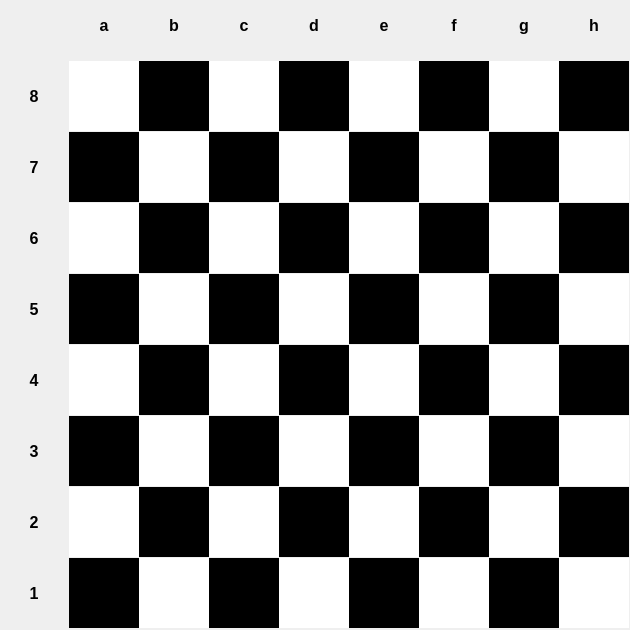
<?xml version="1.0" encoding="UTF-8"?>
<ui version="4.0">
 <class>Form_Board</class>
 <widget class="QWidget" name="Form_Board">
  <property name="geometry">
   <rect>
    <x>0</x>
    <y>0</y>
    <width>630</width>
    <height>630</height>
   </rect>
  </property>
  <property name="minimumSize">
   <size>
    <width>630</width>
    <height>630</height>
   </size>
  </property>
  <property name="maximumSize">
   <size>
    <width>630</width>
    <height>630</height>
   </size>
  </property>
  <property name="windowTitle">
   <string>Form</string>
  </property>
  <widget class="QWidget" name="gridLayoutWidget">
   <property name="geometry">
    <rect>
     <x>-1</x>
     <y>-11</y>
     <width>632</width>
     <height>641</height>
    </rect>
   </property>
   <layout class="QGridLayout" name="gameGridLayout">
    <property name="spacing">
     <number>0</number>
    </property>
    <item row="0" column="0">
     <widget class="QLabel" name="label_nothing">
      <property name="minimumSize">
       <size>
        <width>70</width>
        <height>70</height>
       </size>
      </property>
      <property name="maximumSize">
       <size>
        <width>70</width>
        <height>70</height>
       </size>
      </property>
      <property name="font">
       <font>
        <pointsize>12</pointsize>
        <weight>75</weight>
        <bold>true</bold>
       </font>
      </property>
      <property name="text">
       <string/>
      </property>
      <property name="alignment">
       <set>Qt::AlignCenter</set>
      </property>
     </widget>
    </item>
    <item row="0" column="1">
     <widget class="QLabel" name="label_col_a">
      <property name="minimumSize">
       <size>
        <width>70</width>
        <height>70</height>
       </size>
      </property>
      <property name="maximumSize">
       <size>
        <width>70</width>
        <height>70</height>
       </size>
      </property>
      <property name="font">
       <font>
        <pointsize>12</pointsize>
        <weight>75</weight>
        <bold>true</bold>
       </font>
      </property>
      <property name="text">
       <string>a</string>
      </property>
      <property name="alignment">
       <set>Qt::AlignCenter</set>
      </property>
     </widget>
    </item>
    <item row="0" column="2">
     <widget class="QLabel" name="label_col_b">
      <property name="minimumSize">
       <size>
        <width>70</width>
        <height>70</height>
       </size>
      </property>
      <property name="maximumSize">
       <size>
        <width>70</width>
        <height>70</height>
       </size>
      </property>
      <property name="font">
       <font>
        <pointsize>12</pointsize>
        <weight>75</weight>
        <bold>true</bold>
       </font>
      </property>
      <property name="text">
       <string>b</string>
      </property>
      <property name="alignment">
       <set>Qt::AlignCenter</set>
      </property>
     </widget>
    </item>
    <item row="0" column="3">
     <widget class="QLabel" name="label_col_c">
      <property name="minimumSize">
       <size>
        <width>70</width>
        <height>70</height>
       </size>
      </property>
      <property name="maximumSize">
       <size>
        <width>70</width>
        <height>70</height>
       </size>
      </property>
      <property name="font">
       <font>
        <pointsize>12</pointsize>
        <weight>75</weight>
        <bold>true</bold>
       </font>
      </property>
      <property name="text">
       <string>c</string>
      </property>
      <property name="alignment">
       <set>Qt::AlignCenter</set>
      </property>
     </widget>
    </item>
    <item row="0" column="4">
     <widget class="QLabel" name="label_col_d">
      <property name="minimumSize">
       <size>
        <width>70</width>
        <height>70</height>
       </size>
      </property>
      <property name="maximumSize">
       <size>
        <width>70</width>
        <height>70</height>
       </size>
      </property>
      <property name="font">
       <font>
        <pointsize>12</pointsize>
        <weight>75</weight>
        <bold>true</bold>
       </font>
      </property>
      <property name="text">
       <string>d</string>
      </property>
      <property name="alignment">
       <set>Qt::AlignCenter</set>
      </property>
     </widget>
    </item>
    <item row="0" column="5">
     <widget class="QLabel" name="label_col_e">
      <property name="minimumSize">
       <size>
        <width>70</width>
        <height>70</height>
       </size>
      </property>
      <property name="maximumSize">
       <size>
        <width>70</width>
        <height>70</height>
       </size>
      </property>
      <property name="font">
       <font>
        <pointsize>12</pointsize>
        <weight>75</weight>
        <bold>true</bold>
       </font>
      </property>
      <property name="text">
       <string>e</string>
      </property>
      <property name="alignment">
       <set>Qt::AlignCenter</set>
      </property>
     </widget>
    </item>
    <item row="0" column="6">
     <widget class="QLabel" name="label_col_f">
      <property name="minimumSize">
       <size>
        <width>70</width>
        <height>70</height>
       </size>
      </property>
      <property name="maximumSize">
       <size>
        <width>70</width>
        <height>70</height>
       </size>
      </property>
      <property name="font">
       <font>
        <pointsize>12</pointsize>
        <weight>75</weight>
        <bold>true</bold>
       </font>
      </property>
      <property name="text">
       <string>f</string>
      </property>
      <property name="alignment">
       <set>Qt::AlignCenter</set>
      </property>
     </widget>
    </item>
    <item row="0" column="7">
     <widget class="QLabel" name="label_col_g">
      <property name="minimumSize">
       <size>
        <width>70</width>
        <height>70</height>
       </size>
      </property>
      <property name="maximumSize">
       <size>
        <width>70</width>
        <height>70</height>
       </size>
      </property>
      <property name="font">
       <font>
        <pointsize>12</pointsize>
        <weight>75</weight>
        <bold>true</bold>
       </font>
      </property>
      <property name="text">
       <string>g</string>
      </property>
      <property name="alignment">
       <set>Qt::AlignCenter</set>
      </property>
     </widget>
    </item>
    <item row="0" column="8">
     <widget class="QLabel" name="label_col_h">
      <property name="minimumSize">
       <size>
        <width>70</width>
        <height>70</height>
       </size>
      </property>
      <property name="maximumSize">
       <size>
        <width>70</width>
        <height>70</height>
       </size>
      </property>
      <property name="font">
       <font>
        <pointsize>12</pointsize>
        <weight>75</weight>
        <bold>true</bold>
       </font>
      </property>
      <property name="text">
       <string>h</string>
      </property>
      <property name="alignment">
       <set>Qt::AlignCenter</set>
      </property>
     </widget>
    </item>
    <item row="1" column="0">
     <widget class="QLabel" name="label_row_8">
      <property name="minimumSize">
       <size>
        <width>70</width>
        <height>70</height>
       </size>
      </property>
      <property name="maximumSize">
       <size>
        <width>70</width>
        <height>70</height>
       </size>
      </property>
      <property name="font">
       <font>
        <pointsize>12</pointsize>
        <weight>75</weight>
        <bold>true</bold>
       </font>
      </property>
      <property name="text">
       <string>8</string>
      </property>
      <property name="alignment">
       <set>Qt::AlignCenter</set>
      </property>
     </widget>
    </item>
    <item row="2" column="0">
     <widget class="QLabel" name="label_row_7">
      <property name="minimumSize">
       <size>
        <width>70</width>
        <height>70</height>
       </size>
      </property>
      <property name="maximumSize">
       <size>
        <width>70</width>
        <height>70</height>
       </size>
      </property>
      <property name="font">
       <font>
        <pointsize>12</pointsize>
        <weight>75</weight>
        <bold>true</bold>
       </font>
      </property>
      <property name="text">
       <string>7</string>
      </property>
      <property name="alignment">
       <set>Qt::AlignCenter</set>
      </property>
     </widget>
    </item>
    <item row="3" column="0">
     <widget class="QLabel" name="label_raw_6">
      <property name="minimumSize">
       <size>
        <width>70</width>
        <height>70</height>
       </size>
      </property>
      <property name="maximumSize">
       <size>
        <width>70</width>
        <height>70</height>
       </size>
      </property>
      <property name="font">
       <font>
        <pointsize>12</pointsize>
        <weight>75</weight>
        <bold>true</bold>
       </font>
      </property>
      <property name="text">
       <string>6</string>
      </property>
      <property name="alignment">
       <set>Qt::AlignCenter</set>
      </property>
     </widget>
    </item>
    <item row="4" column="0">
     <widget class="QLabel" name="label_row_5">
      <property name="minimumSize">
       <size>
        <width>70</width>
        <height>70</height>
       </size>
      </property>
      <property name="maximumSize">
       <size>
        <width>70</width>
        <height>70</height>
       </size>
      </property>
      <property name="font">
       <font>
        <pointsize>12</pointsize>
        <weight>75</weight>
        <bold>true</bold>
       </font>
      </property>
      <property name="text">
       <string>5</string>
      </property>
      <property name="alignment">
       <set>Qt::AlignCenter</set>
      </property>
     </widget>
    </item>
    <item row="5" column="0">
     <widget class="QLabel" name="label_row_4">
      <property name="minimumSize">
       <size>
        <width>70</width>
        <height>70</height>
       </size>
      </property>
      <property name="maximumSize">
       <size>
        <width>70</width>
        <height>70</height>
       </size>
      </property>
      <property name="font">
       <font>
        <pointsize>12</pointsize>
        <weight>75</weight>
        <bold>true</bold>
       </font>
      </property>
      <property name="text">
       <string>4</string>
      </property>
      <property name="alignment">
       <set>Qt::AlignCenter</set>
      </property>
     </widget>
    </item>
    <item row="6" column="0">
     <widget class="QLabel" name="label_row_3">
      <property name="minimumSize">
       <size>
        <width>70</width>
        <height>70</height>
       </size>
      </property>
      <property name="maximumSize">
       <size>
        <width>70</width>
        <height>70</height>
       </size>
      </property>
      <property name="font">
       <font>
        <pointsize>12</pointsize>
        <weight>75</weight>
        <bold>true</bold>
       </font>
      </property>
      <property name="text">
       <string>3</string>
      </property>
      <property name="alignment">
       <set>Qt::AlignCenter</set>
      </property>
     </widget>
    </item>
    <item row="7" column="0">
     <widget class="QLabel" name="label_row_2">
      <property name="minimumSize">
       <size>
        <width>70</width>
        <height>70</height>
       </size>
      </property>
      <property name="maximumSize">
       <size>
        <width>70</width>
        <height>70</height>
       </size>
      </property>
      <property name="font">
       <font>
        <pointsize>12</pointsize>
        <weight>75</weight>
        <bold>true</bold>
       </font>
      </property>
      <property name="text">
       <string>2</string>
      </property>
      <property name="alignment">
       <set>Qt::AlignCenter</set>
      </property>
     </widget>
    </item>
    <item row="8" column="0">
     <widget class="QLabel" name="label_row_1">
      <property name="minimumSize">
       <size>
        <width>70</width>
        <height>70</height>
       </size>
      </property>
      <property name="maximumSize">
       <size>
        <width>70</width>
        <height>70</height>
       </size>
      </property>
      <property name="font">
       <font>
        <pointsize>12</pointsize>
        <weight>75</weight>
        <bold>true</bold>
       </font>
      </property>
      <property name="text">
       <string>1</string>
      </property>
      <property name="alignment">
       <set>Qt::AlignCenter</set>
      </property>
     </widget>
    </item>
    <item row="1" column="1">
     <widget class="QWidget" name="widget_a8" native="true">
      <property name="styleSheet">
       <string notr="true">background-color: rgb(255,255,255)</string>
      </property>
     </widget>
    </item>
    <item row="1" column="2">
     <widget class="QWidget" name="widget_b8" native="true">
      <property name="styleSheet">
       <string notr="true">background-color: rgb(0,0,0)</string>
      </property>
     </widget>
    </item>
    <item row="1" column="3">
     <widget class="QWidget" name="widget_c8" native="true">
      <property name="styleSheet">
       <string notr="true">background-color: rgb(255,255,255)</string>
      </property>
     </widget>
    </item>
    <item row="1" column="4">
     <widget class="QWidget" name="widget_d8" native="true">
      <property name="styleSheet">
       <string notr="true">background-color: rgb(0,0,0)</string>
      </property>
     </widget>
    </item>
    <item row="1" column="5">
     <widget class="QWidget" name="widget_e8" native="true">
      <property name="styleSheet">
       <string notr="true">background-color: rgb(255,255,255)</string>
      </property>
     </widget>
    </item>
    <item row="1" column="6">
     <widget class="QWidget" name="widget_f8" native="true">
      <property name="styleSheet">
       <string notr="true">background-color: rgb(0,0,0)</string>
      </property>
     </widget>
    </item>
    <item row="1" column="7">
     <widget class="QWidget" name="widget_g8" native="true">
      <property name="styleSheet">
       <string notr="true">background-color: rgb(255,255,255)</string>
      </property>
     </widget>
    </item>
    <item row="1" column="8">
     <widget class="QWidget" name="widget_h8" native="true">
      <property name="styleSheet">
       <string notr="true">background-color: rgb(0,0,0)</string>
      </property>
     </widget>
    </item>
    <item row="2" column="1">
     <widget class="QWidget" name="widget_a7" native="true">
      <property name="styleSheet">
       <string notr="true">background-color: rgb(0,0,0)</string>
      </property>
     </widget>
    </item>
    <item row="2" column="2">
     <widget class="QWidget" name="widget_b7" native="true">
      <property name="styleSheet">
       <string notr="true">background-color: rgb(255,255,255)</string>
      </property>
     </widget>
    </item>
    <item row="2" column="3">
     <widget class="QWidget" name="widget_c7" native="true">
      <property name="styleSheet">
       <string notr="true">background-color: rgb(0,0,0)</string>
      </property>
     </widget>
    </item>
    <item row="2" column="5">
     <widget class="QWidget" name="widget_e7" native="true">
      <property name="styleSheet">
       <string notr="true">background-color: rgb(0,0,0)</string>
      </property>
     </widget>
    </item>
    <item row="2" column="6">
     <widget class="QWidget" name="widget_f7" native="true">
      <property name="styleSheet">
       <string notr="true">background-color: rgb(255,255,255)</string>
      </property>
     </widget>
    </item>
    <item row="2" column="7">
     <widget class="QWidget" name="widget_g7" native="true">
      <property name="styleSheet">
       <string notr="true">background-color: rgb(0,0,0)</string>
      </property>
     </widget>
    </item>
    <item row="2" column="8">
     <widget class="QWidget" name="widget_h7" native="true">
      <property name="styleSheet">
       <string notr="true">background-color: rgb(255,255,255)</string>
      </property>
     </widget>
    </item>
    <item row="3" column="1">
     <widget class="QWidget" name="widget_a6" native="true">
      <property name="styleSheet">
       <string notr="true">background-color: rgb(255,255,255)</string>
      </property>
     </widget>
    </item>
    <item row="3" column="2">
     <widget class="QWidget" name="widget_b6" native="true">
      <property name="styleSheet">
       <string notr="true">background-color: rgb(0,0,0)</string>
      </property>
     </widget>
    </item>
    <item row="3" column="3">
     <widget class="QWidget" name="widget_c6" native="true">
      <property name="styleSheet">
       <string notr="true">background-color: rgb(255,255,255)</string>
      </property>
     </widget>
    </item>
    <item row="3" column="4">
     <widget class="QWidget" name="widget_d6" native="true">
      <property name="styleSheet">
       <string notr="true">background-color: rgb(0,0,0)</string>
      </property>
     </widget>
    </item>
    <item row="4" column="8">
     <widget class="QWidget" name="widget_h5" native="true">
      <property name="styleSheet">
       <string notr="true">background-color: rgb(255,255,255)</string>
      </property>
     </widget>
    </item>
    <item row="8" column="1">
     <widget class="QWidget" name="widget_a1" native="true">
      <property name="styleSheet">
       <string notr="true">background-color: rgb(0,0,0)</string>
      </property>
     </widget>
    </item>
    <item row="7" column="1">
     <widget class="QWidget" name="widget_a2" native="true">
      <property name="styleSheet">
       <string notr="true">background-color: rgb(255,255,255)</string>
      </property>
     </widget>
    </item>
    <item row="6" column="1">
     <widget class="QWidget" name="widget_a3" native="true">
      <property name="styleSheet">
       <string notr="true">background-color: rgb(0,0,0)</string>
      </property>
     </widget>
    </item>
    <item row="5" column="1">
     <widget class="QWidget" name="widget_a4" native="true">
      <property name="styleSheet">
       <string notr="true">background-color: rgb(255,255,255)</string>
      </property>
     </widget>
    </item>
    <item row="4" column="1">
     <widget class="QWidget" name="widget_a5" native="true">
      <property name="styleSheet">
       <string notr="true">background-color: rgb(0,0,0)</string>
      </property>
     </widget>
    </item>
    <item row="8" column="2">
     <widget class="QWidget" name="widget_b1" native="true">
      <property name="styleSheet">
       <string notr="true">background-color: rgb(255,255,255)</string>
      </property>
     </widget>
    </item>
    <item row="7" column="2">
     <widget class="QWidget" name="widget_b2" native="true">
      <property name="styleSheet">
       <string notr="true">background-color: rgb(0,0,0)</string>
      </property>
     </widget>
    </item>
    <item row="6" column="2">
     <widget class="QWidget" name="widget_b3" native="true">
      <property name="styleSheet">
       <string notr="true">background-color: rgb(255,255,255)</string>
      </property>
     </widget>
    </item>
    <item row="5" column="2">
     <widget class="QWidget" name="widget_b4" native="true">
      <property name="styleSheet">
       <string notr="true">background-color: rgb(0,0,0)</string>
      </property>
     </widget>
    </item>
    <item row="4" column="2">
     <widget class="QWidget" name="widget_b5" native="true">
      <property name="styleSheet">
       <string notr="true">background-color: rgb(255,255,255)</string>
      </property>
     </widget>
    </item>
    <item row="7" column="3">
     <widget class="QWidget" name="widget_c2" native="true">
      <property name="styleSheet">
       <string notr="true">background-color: rgb(255,255,255)</string>
      </property>
     </widget>
    </item>
    <item row="6" column="3">
     <widget class="QWidget" name="widget_c3" native="true">
      <property name="styleSheet">
       <string notr="true">background-color: rgb(0,0,0)</string>
      </property>
     </widget>
    </item>
    <item row="4" column="3">
     <widget class="QWidget" name="widget_c5" native="true">
      <property name="styleSheet">
       <string notr="true">background-color: rgb(0,0,0)</string>
      </property>
     </widget>
    </item>
    <item row="5" column="3">
     <widget class="QWidget" name="widget_c4" native="true">
      <property name="styleSheet">
       <string notr="true">background-color: rgb(255,255,255)</string>
      </property>
     </widget>
    </item>
    <item row="8" column="4">
     <widget class="QWidget" name="widget_d1" native="true">
      <property name="styleSheet">
       <string notr="true">background-color: rgb(255,255,255)</string>
      </property>
     </widget>
    </item>
    <item row="7" column="4">
     <widget class="QWidget" name="widget_d2" native="true">
      <property name="styleSheet">
       <string notr="true">background-color: rgb(0,0,0)</string>
      </property>
     </widget>
    </item>
    <item row="6" column="4">
     <widget class="QWidget" name="widget_d3" native="true">
      <property name="styleSheet">
       <string notr="true">background-color: rgb(255,255,255)</string>
      </property>
     </widget>
    </item>
    <item row="4" column="4">
     <widget class="QWidget" name="widget_d5" native="true">
      <property name="styleSheet">
       <string notr="true">background-color: rgb(255,255,255)</string>
      </property>
     </widget>
    </item>
    <item row="5" column="4">
     <widget class="QWidget" name="widget_d4" native="true">
      <property name="styleSheet">
       <string notr="true">background-color: rgb(0,0,0)</string>
      </property>
     </widget>
    </item>
    <item row="8" column="5">
     <widget class="QWidget" name="widget_e1" native="true">
      <property name="styleSheet">
       <string notr="true">background-color: rgb(0,0,0)</string>
      </property>
     </widget>
    </item>
    <item row="7" column="5">
     <widget class="QWidget" name="widget_e2" native="true">
      <property name="styleSheet">
       <string notr="true">background-color: rgb(255,255,255)</string>
      </property>
     </widget>
    </item>
    <item row="6" column="5">
     <widget class="QWidget" name="widget_e3" native="true">
      <property name="styleSheet">
       <string notr="true">background-color: rgb(0,0,0)</string>
      </property>
     </widget>
    </item>
    <item row="5" column="5">
     <widget class="QWidget" name="widget_e4" native="true">
      <property name="styleSheet">
       <string notr="true">background-color: rgb(255,255,255)</string>
      </property>
     </widget>
    </item>
    <item row="4" column="5">
     <widget class="QWidget" name="widget_e5" native="true">
      <property name="styleSheet">
       <string notr="true">background-color: rgb(0,0,0)</string>
      </property>
     </widget>
    </item>
    <item row="8" column="6">
     <widget class="QWidget" name="widget_f1" native="true">
      <property name="styleSheet">
       <string notr="true">background-color: rgb(255,255,255)</string>
      </property>
     </widget>
    </item>
    <item row="3" column="5">
     <widget class="QWidget" name="widget_e6" native="true">
      <property name="styleSheet">
       <string notr="true">background-color: rgb(255,255,255)</string>
      </property>
     </widget>
    </item>
    <item row="7" column="6">
     <widget class="QWidget" name="widget_f2" native="true">
      <property name="styleSheet">
       <string notr="true">background-color: rgb(0,0,0)</string>
      </property>
     </widget>
    </item>
    <item row="6" column="6">
     <widget class="QWidget" name="widget_f3" native="true">
      <property name="styleSheet">
       <string notr="true">background-color: rgb(255,255,255)</string>
      </property>
     </widget>
    </item>
    <item row="5" column="6">
     <widget class="QWidget" name="widget_f4" native="true">
      <property name="styleSheet">
       <string notr="true">background-color: rgb(0,0,0)</string>
      </property>
     </widget>
    </item>
    <item row="4" column="6">
     <widget class="QWidget" name="widget_f5" native="true">
      <property name="styleSheet">
       <string notr="true">background-color: rgb(255,255,255)</string>
      </property>
     </widget>
    </item>
    <item row="3" column="6">
     <widget class="QWidget" name="widget_f6" native="true">
      <property name="styleSheet">
       <string notr="true">background-color: rgb(0,0,0)</string>
      </property>
     </widget>
    </item>
    <item row="8" column="7">
     <widget class="QWidget" name="widget_g1" native="true">
      <property name="styleSheet">
       <string notr="true">background-color: rgb(0,0,0)</string>
      </property>
     </widget>
    </item>
    <item row="6" column="7">
     <widget class="QWidget" name="widget_g3" native="true">
      <property name="styleSheet">
       <string notr="true">background-color: rgb(0,0,0)</string>
      </property>
     </widget>
    </item>
    <item row="7" column="7">
     <widget class="QWidget" name="widget_g2" native="true">
      <property name="styleSheet">
       <string notr="true">background-color: rgb(255,255,255)</string>
      </property>
     </widget>
    </item>
    <item row="5" column="7">
     <widget class="QWidget" name="widget_g4" native="true">
      <property name="styleSheet">
       <string notr="true">background-color: rgb(255,255,255)</string>
      </property>
     </widget>
    </item>
    <item row="4" column="7">
     <widget class="QWidget" name="widget_g5" native="true">
      <property name="styleSheet">
       <string notr="true">background-color: rgb(0,0,0)</string>
      </property>
     </widget>
    </item>
    <item row="3" column="7">
     <widget class="QWidget" name="widget_g6" native="true">
      <property name="styleSheet">
       <string notr="true">background-color: rgb(255,255,255)</string>
      </property>
     </widget>
    </item>
    <item row="8" column="8">
     <widget class="QWidget" name="widget_h1" native="true">
      <property name="styleSheet">
       <string notr="true">background-color: rgb(255,255,255)</string>
      </property>
     </widget>
    </item>
    <item row="7" column="8">
     <widget class="QWidget" name="widget_h2" native="true">
      <property name="styleSheet">
       <string notr="true">background-color: rgb(0,0,0)</string>
      </property>
     </widget>
    </item>
    <item row="6" column="8">
     <widget class="QWidget" name="widget_h3" native="true">
      <property name="styleSheet">
       <string notr="true">background-color: rgb(255,255,255)</string>
      </property>
     </widget>
    </item>
    <item row="5" column="8">
     <widget class="QWidget" name="widget_h4" native="true">
      <property name="styleSheet">
       <string notr="true">background-color: rgb(0,0,0)</string>
      </property>
     </widget>
    </item>
    <item row="3" column="8">
     <widget class="QWidget" name="widget_h6" native="true">
      <property name="styleSheet">
       <string notr="true">background-color: rgb(0,0,0)</string>
      </property>
     </widget>
    </item>
    <item row="2" column="4">
     <widget class="QWidget" name="widget_d7" native="true">
      <property name="styleSheet">
       <string notr="true">background-color: rgb(255,255,255)</string>
      </property>
     </widget>
    </item>
    <item row="8" column="3">
     <widget class="QWidget" name="widget_c1" native="true">
      <property name="styleSheet">
       <string notr="true">background-color: rgb(0,0,0)</string>
      </property>
     </widget>
    </item>
   </layout>
  </widget>
  <widget class="QGraphicsView" name="graphicsView">
   <property name="geometry">
    <rect>
     <x>70</x>
     <y>60</y>
     <width>561</width>
     <height>561</height>
    </rect>
   </property>
   <property name="styleSheet">
    <string notr="true">background-color: rgba(255,255,255,0)</string>
   </property>
   <property name="frameShape">
    <enum>QFrame::NoFrame</enum>
   </property>
   <property name="frameShadow">
    <enum>QFrame::Plain</enum>
   </property>
   <property name="lineWidth">
    <number>0</number>
   </property>
   <property name="backgroundBrush">
    <brush brushstyle="NoBrush">
     <color alpha="255">
      <red>0</red>
      <green>0</green>
      <blue>0</blue>
     </color>
    </brush>
   </property>
   <property name="foregroundBrush">
    <brush brushstyle="NoBrush">
     <color alpha="255">
      <red>0</red>
      <green>0</green>
      <blue>0</blue>
     </color>
    </brush>
   </property>
   <property name="interactive">
    <bool>true</bool>
   </property>
   <property name="transformationAnchor">
    <enum>QGraphicsView::AnchorUnderMouse</enum>
   </property>
   <property name="viewportUpdateMode">
    <enum>QGraphicsView::FullViewportUpdate</enum>
   </property>
  </widget>
 </widget>
 <resources/>
 <connections/>
</ui>
